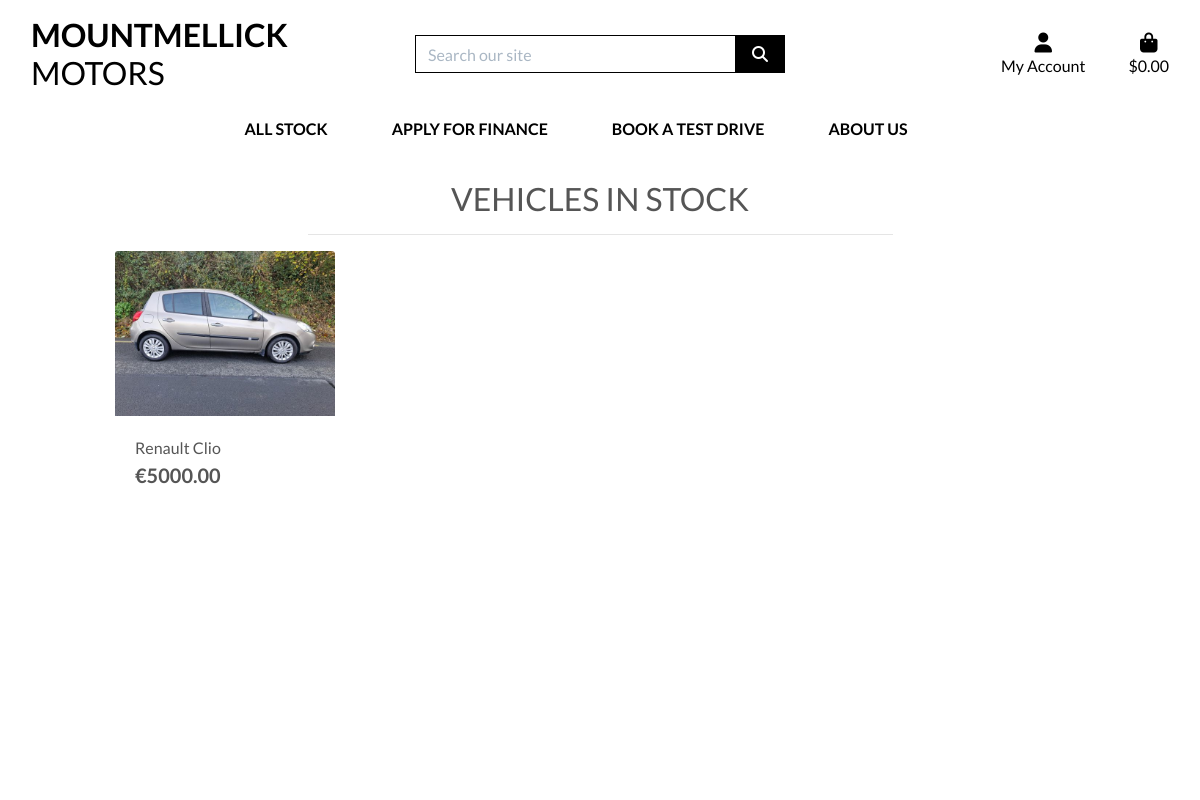
/stock/, run on the app's committed database.
### products/models.py (models this page shows, shortened)
class Stock(models.Model):
    reg_number = models.CharField(
        max_length=254,
        unique=True,
        validators=[RegexValidator(regex='^[A-Za-z0-9]*$', message='Registration number must be alphanumeric')]
    )
    make = models.CharField(max_length=254, null=True, blank=True)
    model = models.CharField(max_length=254, null=True, blank=True)
    fuel_type = models.CharField(max_length=254, null=True, blank=True)
    transmission_type = models.CharField(max_length=254, null=True, blank=True)
    description = models.TextField()
    price = models.DecimalField(max_digits=6, decimal_places=2)
    image_url = models.URLField(max_length=1024, null=True, blank=True)
    image = models.ImageField(null=True, blank=True)

### products/views.py (the view)
# urls.py: path('', views.all_stock, name='stock'),
def all_stock (request):
    stock = Stock.objects.all()
    context = {
        'stock': stock,
    }
    return render(request, 'products/products.html', context)

### bag/contexts.py (called while the page is built, shortened)
def bag_contents(request):
    bag_items = []
    total = 0
    stock_count = 0
    bag = request.session.get('bag', {})
    if total < settings.FREE_DELIVERY_THRESHOLD:
        delivery = total * Decimal(settings.STANDARD_DELIVERY_PERCENTAGE / 100)
        free_delivery_delta = settings.FREE_DELIVERY_THRESHOLD - total
    else:
        delivery = 0
        free_delivery_delta = 0
    grand_total = delivery + total
    context = {
        'bag_items': bag_items,
        'total': total,
        'stock_count': stock_count,
        'delivery': delivery,
        'free_delivery_delta': free_delivery_delta,
        'free_delivery_threshold': settings.FREE_DELIVERY_THRESHOLD,
        'grand_total': grand_total,
    }
    return context

### products/templates/products/products.html (shortened to what this page needs)
{% extends "base.html" %}
{% load static %}
{% block content %}
    <div class="overlay"></div>
    <div class="container-fluid">
        <div class="row">
            <div class="col text-center mt-3">
                <h2 class="logo-font">Vehicles in stock</h2>
                <hr class="w-50 mb-1">
            </div>
        </div>
        <div class="row">
            <div class="product-container col-10 offset-1">
                <div class="row">
                    {% for stock in stock %}
                        <div class="col-sm-6 col-md-6 col-lg-4 col-xl-3">
                            <div class="card h-100 border-0">
                                {% if stock.image %}
                                <a href="{% url 'product_detail' stock.id %}">
                                    <img class="card-img-top img-fluid" src="{{ stock.image.url }}" alt="{{ stock.reg}}">
                                </a>
                                {% else %}
                                <a href="{% url 'product_detail' stock.id %}">
                                    <img class="card-img-top img-fluid" src="{{ MEDIA_URL }}noimage.png" alt="{{ product.name }}">
                                </a>
                                {% endif %}
                                <div class="card-body pb-0">
                                    <p class="mb-0">{{ stock.make }} {{ stock.model }}</p>
                                </div>
                                <div class="card-footer bg-white pt-0 border-0 text-left">
                                    <div class="row">
                                        <div class="col">
                                            <p class="lead mb-0 text-left font-weight-bold">€{{ stock.price }}</p>
                                        </div>
                                    </div>
                                </div>
                            </div>
                        </div>
                    {% endfor %}
                </div>
            </div>
        </div>
    </div>
{% endblock %}

### static/css/base.css (style rules this page uses)
html { height: 100%; }
body { background: url('/media/homepage_background_cropped.jpg') no-repeat center center fixed; background-size: cover; color: #555; font-family: 'Lato'; padding-top: 164px; }
.logo-font { text-transform: uppercase; }
.overlay { height: 100%; width: 100%; top: 0; left: 0; position: fixed; background: white; z-index: -1; }

### data on the page
Stock: image (picture), make "Renault", model "Clio", price "5000.00"
